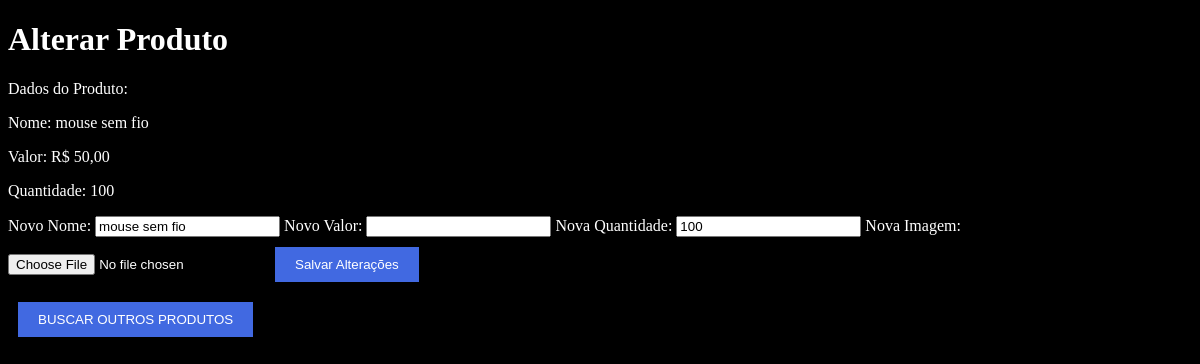
The app's page /modificar_produto/3/ with its own data.
### core/models.py (models this page shows, shortened)
class Produto(models.Model):
    nome = models.CharField(max_length=100)
    quantidade = models.IntegerField()
    valor = models.DecimalField(max_digits=10, decimal_places=2)
    descricao = models.TextField(blank=True)
    foto = models.ImageField(upload_to='core/static/fotos_produtos', blank=True, null=True)

### core/views.py (the view, shortened to what this page needs)
# urls.py: path('modificar_produto/<int:produto_id>/', modificar_produto, name='modificar_produto'),
def modificar_produto(request, produto_id):
    produto = get_object_or_404(Produto, id=produto_id)
    context = {'produto': produto}
    return render(request, 'modificar_produto.html', context)

### core/templates/modificar_produto.html (shortened to what this page needs)
<!DOCTYPE html>
<html>
<head>
</head>
<body>
    <h1>Alterar Produto</h1>
    <p>Dados do Produto:</p>
    <p>Nome: {{ produto.nome }}</p>
    <p>Valor: R$ {{ produto.valor }}</p>
    <p>Quantidade: {{ produto.quantidade }}</p>
    <form method="post" action="{% url 'modificar_produto' produto.id %}" enctype="multipart/form-data">
        <label for="novo_nome">Novo Nome:</label>
        <input type="text" id="novo_nome" name="novo_nome" value="{{ produto.nome }}">
        <label for="novo_valor">Novo Valor:</label>
        <input type="number" id="novo_valor" name="novo_valor" value="{{ produto.valor }}">
        <label for="novo_quantidade">Nova Quantidade:</label>
        <input type="text" id="novo_quantidade" name="novo_quantidade" value="{{ produto.quantidade }}">
        <label for="nova_imagem">Nova Imagem:</label>
        <input type="file" id="nova_imagem" name="nova_imagem">
        <button type="submit">Salvar Alterações</button>
    </form>
    <a href="/buscar_produto">
        <button>BUSCAR OUTROS PRODUTOS</button>
    </a>
</body>
</html>

### core/templates/modificar_produto.html (style rules this page uses)
body { background-color: #000000; color: #ffffff; }
button { background-color: #4169E1; color: white; padding: 10px 20px; border: none; cursor: pointer; margin: 10px; }

### records on screen
Produto: nome "mouse sem fio", valor "50,00", quantidade "100", novo_nome "mouse sem fio", novo_quantidade "100"
